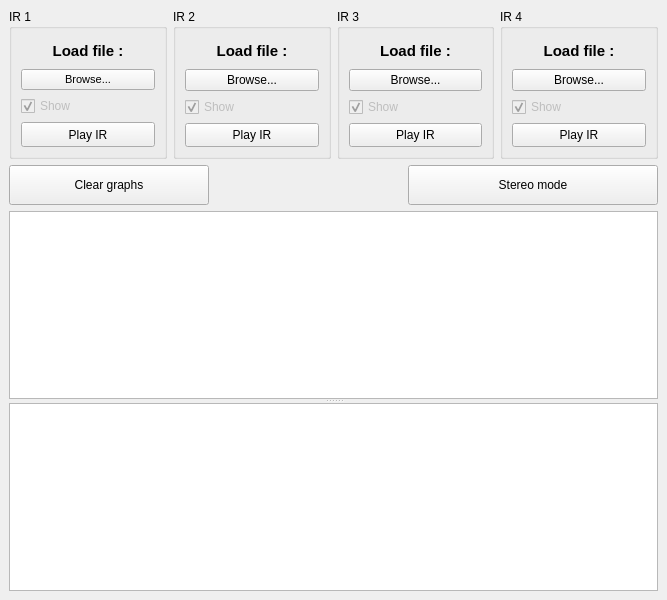
<?xml version="1.0" encoding="UTF-8"?>
<ui version="4.0">
 <class>MainWindow</class>
 <widget class="QMainWindow" name="MainWindow">
  <property name="geometry">
   <rect>
    <x>0</x>
    <y>0</y>
    <width>667</width>
    <height>600</height>
   </rect>
  </property>
  <property name="sizePolicy">
   <sizepolicy hsizetype="Fixed" vsizetype="Preferred">
    <horstretch>0</horstretch>
    <verstretch>0</verstretch>
   </sizepolicy>
  </property>
  <property name="minimumSize">
   <size>
    <width>500</width>
    <height>600</height>
   </size>
  </property>
  <property name="windowTitle">
   <string>IR Visualizer - CAB MODE (Mono only)</string>
  </property>
  <property name="windowIcon">
   <iconset>
    <normaloff>Visualizer_icon.ico</normaloff>Visualizer_icon.ico</iconset>
  </property>
  <widget class="QWidget" name="centralwidget">
   <layout class="QVBoxLayout" name="verticalLayout">
    <item>
     <layout class="QHBoxLayout" name="horizontalLayout" stretch="1,1,1,1">
      <property name="sizeConstraint">
       <enum>QLayout::SetMinimumSize</enum>
      </property>
      <item>
       <widget class="QGroupBox" name="ir1_box">
        <property name="sizePolicy">
         <sizepolicy hsizetype="Preferred" vsizetype="Minimum">
          <horstretch>0</horstretch>
          <verstretch>0</verstretch>
         </sizepolicy>
        </property>
        <property name="minimumSize">
         <size>
          <width>0</width>
          <height>150</height>
         </size>
        </property>
        <property name="title">
         <string>IR 1</string>
        </property>
        <layout class="QVBoxLayout" name="verticalLayout_2" stretch="0,0,0,0">
         <item>
          <widget class="QLabel" name="label1">
           <property name="font">
            <font>
             <pointsize>11</pointsize>
             <bold>true</bold>
            </font>
           </property>
           <property name="text">
            <string>Load file :</string>
           </property>
           <property name="alignment">
            <set>Qt::AlignCenter</set>
           </property>
          </widget>
         </item>
         <item>
          <widget class="QPushButton" name="ir1_button">
           <property name="sizePolicy">
            <sizepolicy hsizetype="Expanding" vsizetype="Fixed">
             <horstretch>0</horstretch>
             <verstretch>0</verstretch>
            </sizepolicy>
           </property>
           <property name="font">
            <font>
             <pointsize>8</pointsize>
            </font>
           </property>
           <property name="text">
            <string>Browse...</string>
           </property>
          </widget>
         </item>
         <item>
          <widget class="QCheckBox" name="ir1_check">
           <property name="enabled">
            <bool>false</bool>
           </property>
           <property name="sizePolicy">
            <sizepolicy hsizetype="Preferred" vsizetype="Fixed">
             <horstretch>0</horstretch>
             <verstretch>0</verstretch>
            </sizepolicy>
           </property>
           <property name="layoutDirection">
            <enum>Qt::LeftToRight</enum>
           </property>
           <property name="text">
            <string>Show </string>
           </property>
           <property name="checked">
            <bool>true</bool>
           </property>
          </widget>
         </item>
         <item>
          <widget class="QPushButton" name="play1_button">
           <property name="sizePolicy">
            <sizepolicy hsizetype="Preferred" vsizetype="Fixed">
             <horstretch>0</horstretch>
             <verstretch>0</verstretch>
            </sizepolicy>
           </property>
           <property name="maximumSize">
            <size>
             <width>16777215</width>
             <height>30</height>
            </size>
           </property>
           <property name="text">
            <string>Play IR</string>
           </property>
          </widget>
         </item>
        </layout>
       </widget>
      </item>
      <item>
       <widget class="QGroupBox" name="ir2_box">
        <property name="title">
         <string>IR 2</string>
        </property>
        <layout class="QVBoxLayout" name="verticalLayout_3">
         <item>
          <widget class="QLabel" name="label2">
           <property name="font">
            <font>
             <pointsize>11</pointsize>
             <bold>true</bold>
            </font>
           </property>
           <property name="text">
            <string>Load file :</string>
           </property>
           <property name="alignment">
            <set>Qt::AlignCenter</set>
           </property>
          </widget>
         </item>
         <item>
          <widget class="QPushButton" name="ir2_button">
           <property name="text">
            <string>Browse...</string>
           </property>
          </widget>
         </item>
         <item>
          <widget class="QCheckBox" name="ir2_check">
           <property name="enabled">
            <bool>false</bool>
           </property>
           <property name="text">
            <string>Show </string>
           </property>
           <property name="checked">
            <bool>true</bool>
           </property>
          </widget>
         </item>
         <item>
          <widget class="QPushButton" name="play2_button">
           <property name="sizePolicy">
            <sizepolicy hsizetype="Preferred" vsizetype="Fixed">
             <horstretch>0</horstretch>
             <verstretch>0</verstretch>
            </sizepolicy>
           </property>
           <property name="maximumSize">
            <size>
             <width>16777215</width>
             <height>30</height>
            </size>
           </property>
           <property name="text">
            <string>Play IR</string>
           </property>
          </widget>
         </item>
        </layout>
       </widget>
      </item>
      <item>
       <widget class="QGroupBox" name="ir3_box">
        <property name="title">
         <string>IR 3</string>
        </property>
        <layout class="QVBoxLayout" name="verticalLayout_4">
         <item>
          <widget class="QLabel" name="label3">
           <property name="font">
            <font>
             <pointsize>11</pointsize>
             <bold>true</bold>
            </font>
           </property>
           <property name="text">
            <string>Load file :</string>
           </property>
           <property name="alignment">
            <set>Qt::AlignCenter</set>
           </property>
          </widget>
         </item>
         <item>
          <widget class="QPushButton" name="ir3_button">
           <property name="text">
            <string>Browse...</string>
           </property>
          </widget>
         </item>
         <item>
          <widget class="QCheckBox" name="ir3_check">
           <property name="enabled">
            <bool>false</bool>
           </property>
           <property name="text">
            <string>Show </string>
           </property>
           <property name="checked">
            <bool>true</bool>
           </property>
          </widget>
         </item>
         <item>
          <widget class="QPushButton" name="play3_button">
           <property name="sizePolicy">
            <sizepolicy hsizetype="Preferred" vsizetype="Fixed">
             <horstretch>0</horstretch>
             <verstretch>0</verstretch>
            </sizepolicy>
           </property>
           <property name="maximumSize">
            <size>
             <width>16777215</width>
             <height>30</height>
            </size>
           </property>
           <property name="text">
            <string>Play IR</string>
           </property>
          </widget>
         </item>
        </layout>
       </widget>
      </item>
      <item>
       <widget class="QGroupBox" name="ir4_box">
        <property name="title">
         <string>IR 4</string>
        </property>
        <layout class="QVBoxLayout" name="verticalLayout_5">
         <item>
          <widget class="QLabel" name="label4">
           <property name="font">
            <font>
             <pointsize>11</pointsize>
             <bold>true</bold>
            </font>
           </property>
           <property name="text">
            <string>Load file :</string>
           </property>
           <property name="alignment">
            <set>Qt::AlignCenter</set>
           </property>
          </widget>
         </item>
         <item>
          <widget class="QPushButton" name="ir4_button">
           <property name="text">
            <string>Browse...</string>
           </property>
          </widget>
         </item>
         <item>
          <widget class="QCheckBox" name="ir4_check">
           <property name="enabled">
            <bool>false</bool>
           </property>
           <property name="text">
            <string>Show </string>
           </property>
           <property name="checked">
            <bool>true</bool>
           </property>
          </widget>
         </item>
         <item>
          <widget class="QPushButton" name="play4_button">
           <property name="sizePolicy">
            <sizepolicy hsizetype="Preferred" vsizetype="Fixed">
             <horstretch>0</horstretch>
             <verstretch>0</verstretch>
            </sizepolicy>
           </property>
           <property name="maximumSize">
            <size>
             <width>16777215</width>
             <height>30</height>
            </size>
           </property>
           <property name="text">
            <string>Play IR</string>
           </property>
          </widget>
         </item>
        </layout>
       </widget>
      </item>
     </layout>
    </item>
    <item>
     <layout class="QHBoxLayout" name="horizontalLayout_2" stretch="0,0,0">
      <property name="spacing">
       <number>0</number>
      </property>
      <property name="leftMargin">
       <number>0</number>
      </property>
      <item>
       <widget class="QPushButton" name="clear_button">
        <property name="sizePolicy">
         <sizepolicy hsizetype="Expanding" vsizetype="Fixed">
          <horstretch>0</horstretch>
          <verstretch>0</verstretch>
         </sizepolicy>
        </property>
        <property name="minimumSize">
         <size>
          <width>0</width>
          <height>40</height>
         </size>
        </property>
        <property name="maximumSize">
         <size>
          <width>200</width>
          <height>16777215</height>
         </size>
        </property>
        <property name="layoutDirection">
         <enum>Qt::LeftToRight</enum>
        </property>
        <property name="text">
         <string>Clear graphs</string>
        </property>
       </widget>
      </item>
      <item>
       <widget class="QLabel" name="label_5">
        <property name="text">
         <string/>
        </property>
       </widget>
      </item>
      <item>
       <widget class="QPushButton" name="stereo_button">
        <property name="sizePolicy">
         <sizepolicy hsizetype="Expanding" vsizetype="Fixed">
          <horstretch>0</horstretch>
          <verstretch>0</verstretch>
         </sizepolicy>
        </property>
        <property name="minimumSize">
         <size>
          <width>0</width>
          <height>40</height>
         </size>
        </property>
        <property name="maximumSize">
         <size>
          <width>250</width>
          <height>16777215</height>
         </size>
        </property>
        <property name="layoutDirection">
         <enum>Qt::RightToLeft</enum>
        </property>
        <property name="text">
         <string>Stereo mode</string>
        </property>
       </widget>
      </item>
     </layout>
    </item>
    <item>
     <widget class="QSplitter" name="splitter">
      <property name="orientation">
       <enum>Qt::Vertical</enum>
      </property>
      <widget class="PlotWidget" name="temporal_plot"/>
      <widget class="PlotWidget" name="spectral_plot"/>
     </widget>
    </item>
   </layout>
  </widget>
 </widget>
 <customwidgets>
  <customwidget>
   <class>PlotWidget</class>
   <extends>QGraphicsView</extends>
   <header>pyqtgraph</header>
  </customwidget>
 </customwidgets>
 <resources/>
 <connections/>
</ui>
